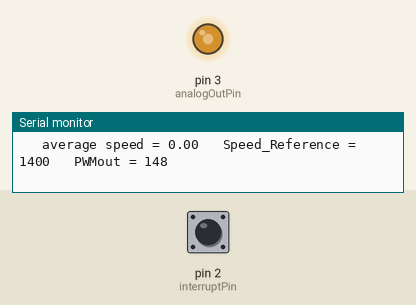
Recording of a sketch running on a simulated Arduino Uno, built with avr-gcc and run on an emulated ATmega328P. Parts: output pins drawn as LEDs (lit = HIGH), the last lines printed to the serial monitor. Inputs (shaded band) come from the test bench; at power-on: pin 2 (interruptPin) HIGH.

Above: at 0.01 s.
At 0.39 s:
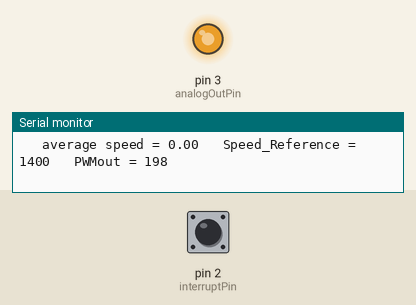
At 1.2 s:
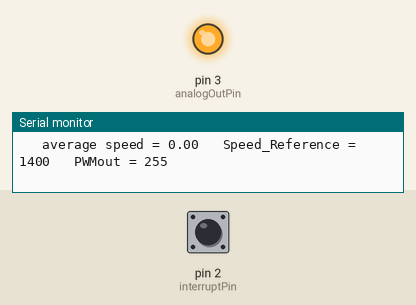
1.3 s: pin 2 (interruptPin) pulled LOW for 0.15 s
4.4 s: pin 2 (interruptPin) pulled LOW for 1 s
8.4 s: pin 2 (interruptPin) driven LOW
11.4 s: pin 2 (interruptPin) pulsed HIGH 2 times (0.12 s each, 0.3 s apart)
Timing chart, 0 to 14.4 s (numbered marks = the images above; inputs shaded):
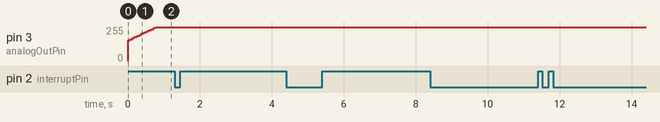

The sketch:

MotorControlOL.ino
```cpp
#define length 5
volatile int index = 0;
float data_points[length];
float average_speed;
long error_Integral = 0;
long error_Derivative = 0;
const int analogOutPin = 3; // Analog output pin that the motor is attached to
int PWMout = 0;             // value output to the PWM (analog out)
const byte interruptPin = 2;
volatile long count=0;
volatile unsigned int Speed;
int timer1_counter;
unsigned long current_time;
unsigned long previous_time;
long previous_error;

void setup() {
  // initialize serial communications at 9600 bps:
  Serial.begin(9600);
  pinMode(interruptPin, INPUT_PULLUP);
  attachInterrupt(digitalPinToInterrupt(interruptPin), blink, FALLING);

  // initialize timer1
  noInterrupts();           // disable all interrupts
  TCCR1A = 0;
  TCCR1B = 0;

  // Set timer1_counter to the correct value for our interrupt interval
  timer1_counter = 59286;   // preload timer 65536-16MHz/256/10Hz (time interval of 100ms)
  TCNT1 = timer1_counter;   // preload timer
  TCCR1B |= (1 << CS12);    // 256 prescaler
  TIMSK1 |= (1 << TOIE1);   // enable timer overflow interrupt
  interrupts();             // enable all interrupts
}

void loop() {
  //PWMout = 255;
  //Open-loop DC motor control
  //analogWrite(analogOutPin, PWMout);
  //Serial.print("Speed: ");
  //Serial.print(Speed);
  //Serial.print(", ");

  // Moving Average Filter
  long total_speed = 0;
  data_points[index] = Speed;
  index = (index + 1) % length;     // The index is incremented and once the index exceeds the array length, it resets the index to 0 and updates index = 0 with the latest value stored in the array
  for (int i = 0; i < length; i++){
    total_speed += data_points[i];    // Tallies up the total speed from the latest 5 measured speed values
  }
  average_speed = total_speed/length; // Calculates the average speed (moving average filter)
  //Serial.print("Average Speed: ");
  //Serial.println(average_speed);

  // Closed-loop DC motor speed control
  int Speed_Reference = 1400;
  int error;
  float Kp = 0.1;
  float Ki = 0.006;
  float Kd = 0.0;

  current_time = millis();
  long time_difference = current_time - previous_time;            // Elapsed time between the controllers

  error = Speed_Reference - average_speed;                        // Calculating the error between the target speed and the measured speed
  error_Integral += error;                                        // Total sum of errors accumulated (error_Integral * Ki so as to drive the accumulative error to 0)
  error_Derivative = (error - previous_error)/time_difference;    // Handles the rate of change of error

  PWMout = (Kp * error) + (Ki * error_Integral) + (Kd * error_Derivative);  // PWM output
  PWMout = constrain(PWMout, 0, 255);

  previous_error = error;                                         // Updates the error, storing the error for the next iteration
  previous_time = current_time;                                   // Updates the time, storing the time for the next iteration

  // Update the analog out value (PWM)
  analogWrite(analogOutPin, PWMout);                              //  Writing the output PWM to the motor

  // print the results to the serial monitor:
  //Serial.print("\t speed = ");   Serial.print(Speed);
  Serial.print("\t average speed = ");   Serial.print(average_speed);
  Serial.print("\t Speed_Reference = ");   Serial.print(Speed_Reference);
  Serial.print("\t PWMout = ");  Serial.println(PWMout);

  // wait 2 milliseconds before the next loop
  delay(2);
}

void blink() {
  count=count+1;
}

ISR(TIMER1_OVF_vect)        // interrupt service routine
{
  TCNT1 = timer1_counter;   // preload timer
  Speed=((count*10)/11.0)*60; //`rpm at High revolution side *10 because of 10Hz, /11 magnets
  count=0;
}
```
